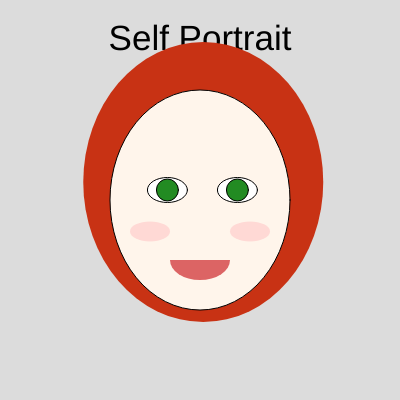
Frame 1 (no input)
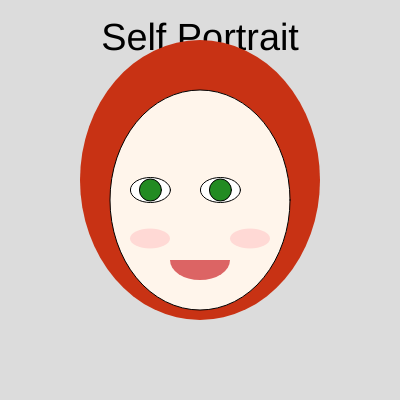
Frame 60 (no input)
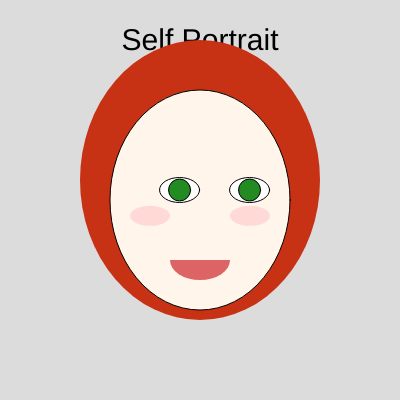
Frame 120 (the mouse pressed at the canvas centre since frame 60)

The p5.js sketch that drew these frames (run headless with seeded random() and noise() and a simulated clock; from frame 60 on, the mouse is pressed at the canvas centre):

// p5.js sketch
// ── sketch.js
function setup() {
  createCanvas(400, 400);
}

function draw() {
  background(220); // Light gray background

  // 1. Hair (Back Layer)
  fill(200, 50, 20); // Deep Red
  noStroke();
  ellipse(200, 180, 240, 280); // Back of the hair

  // 2. Face
  fill(255, 245, 235); // White/Pale skin tone
  stroke(0);
  strokeWeight(1);
  ellipse(200, 200, 180, 220); // Head shape

  // 3. Hair (Bangs/Front Layer)
  fill(200, 50, 20); 
  noStroke();
  arc(200, 160, 180, 150, PI, TWO_PI); // Forehead hair

  // 4. Eyes
  // Whites of eyes
  fill(255);
  stroke(0);
  ellipse(165, 190, 40, 25); // Left
  ellipse(235, 190, 40, 25); // Right

  // Irises (Green)
  fill(34, 139, 34); // Forest Green
  circle(165, 190, 22); 
  circle(235, 190, 22);

  // Pupils
  fill(0);
  circle(165, 190, 10);
  circle(235, 190, 10);

  // 5. Nose
  noFill();
  stroke(200, 150, 150); // Soft reddish-brown
  strokeWeight(2);
  bezier(195, 210, 205, 230, 210, 230, 210, 225);

  // 6. Mouth
  fill(220, 100, 100); // Pinkish red
  noStroke();
  arc(200, 260, 60, 40, 0, PI); // Happy smile
}
let posX = 0;      // For X-axis movement
let posY = 0;      // For Y-axis movement
let diagX = 0;     // For Diagonal X
let diagY = 0;     // For Diagonal Y

let speedX, speedY, speedDiagX, speedDiagY;
let titleSize = 30;
let angle = 0;

function setup() {
  createCanvas(400, 400);
  // Assigning different random speeds
  speedX = random(1, 3);
  speedY = random(1, 3);
  speedDiagX = random(1, 4);
  speedDiagY = random(1, 4);
}

function draw() {
  background(220);

  // --- LOGIC: Movement Calculations ---
  posX += speedX;
  if (posX > 20 || posX < -20) speedX *= -1; // Bounce X

  posY += speedY;
  if (posY > 15 || posY < -15) speedY *= -1; // Bounce Y
  
  diagX += speedDiagX;
  diagY += speedDiagY;
  if (diagX > 30 || diagX < -30) speedDiagX *= -1; // Bounce Diagonal
  if (diagY > 30 || diagY < -30) speedDiagY *= -1;

  // --- LOGIC: Title Scaling ---
  // sin() fluctuates between -1 and 1. We map that to a size range.
  titleSize = map(sin(angle), -1, 1, 20, 50);
  angle += 0.05; 

  // 1. Title
  textAlign(CENTER);
  textSize(titleSize);
  fill(0);
  text("Self Portrait", 200, 50);

  // 2. Hair (Back Layer) - Moves DIAGONALLY (X and Y)
  fill(200, 50, 20);
  noStroke();
  ellipse(200 + diagX, 180 + diagY, 240, 280);

  // 3. Face - Static Base
  fill(255, 245, 235);
  stroke(0);
  ellipse(200, 200, 180, 220);

  // 4. Eyes - Moving on X-AXIS
  fill(255);
  ellipse(165 + posX, 190, 40, 25); // Left Eye
  ellipse(235 + posX, 190, 40, 25); // Right Eye
  fill(34, 139, 34);
  circle(165 + posX, 190, 22);
  circle(235 + posX, 190, 22);

  // 5. Blushed Cheeks - Moving on Y-AXIS
  fill(255, 200, 200, 150);
  noStroke();
  ellipse(150, 230 + posY, 40, 20); // Left Cheek
  ellipse(250, 230 + posY, 40, 20); // Right Cheek

  // 6. Mouth - Static
  fill(220, 100, 100);
  arc(200, 260, 60, 40, 0, PI);
}
